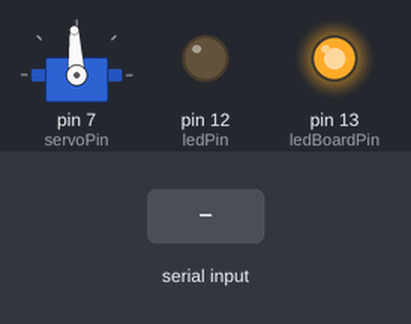
A sketch run on a simulated Arduino Uno, built with avr-gcc and run on an emulated ATmega328P. Parts: servo, output pins drawn as LEDs (lit = HIGH). The test bench sets the inputs (shaded band).

Above: at 1.1 s.
3.1 s: "t" received over Serial
At 5.3 s:
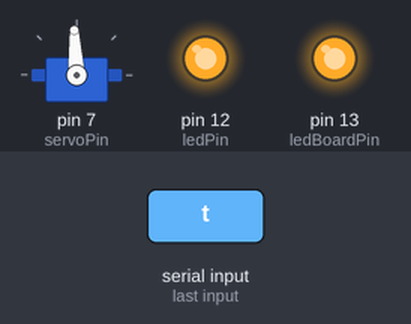
At 9.8 s:
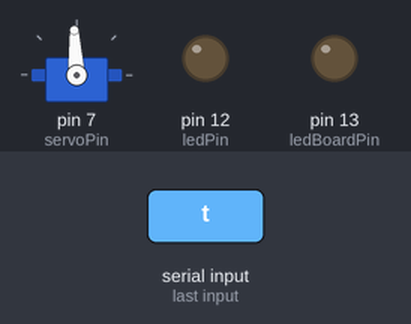
Timing chart, 0 to 11.5 s (numbered marks = the images above; inputs shaded):
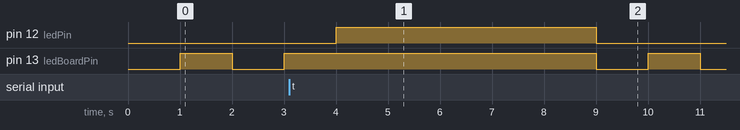

The sketch:

NAGA.ino
```cpp
/*
  MILO
 */

#include <Servo.h>           // Library for servos

//  PINS
const int ledBoardPin =  13;      // the number of the LED pin
const int ledPin = 12;
const int PIRPin = 8;
const int servoPin = 7;
const int buttonPin = 6;

//  Global
int alarmOn = 0;             // variable for reading the pushbutton status
Servo servo;                 // create servo object to control a servo


/*******************
 * Setup
*******************/
void setup() {
  //SETUP INPUT PINS
  //pinMode(PIRPin, INPUT);         //Input pin for PIR Sensor
  //pinMode(buttonPin, INPUT);      //Input pin for PIR Sensor

  //SETUP OUTPUT PINS
  pinMode(ledBoardPin, OUTPUT);        //Output pin for LED
  pinMode(ledPin, OUTPUT);        //Output pin for LED
  servo.attach(servoPin);      //Output pin for Servo

  servo.writeMicroseconds(1500);

  //SETUP SERIAL
  Serial.begin(9600);
}


/********************
 * Loop
********************/

void loop(){


   digitalWrite(ledBoardPin, LOW);
   delay(1000);
   digitalWrite(ledBoardPin, HIGH);
   delay(1000);

     char c;
  while(Serial.available()>0) {
    c = Serial.read();
    if(c == 't'){
      digitalWrite(ledPin, HIGH);
      delay(5000);
      digitalWrite(ledPin, LOW);
    }
    else if( c == 'r'){
      servo.writeMicroseconds(1550);
      delay(5000);
      Serial.print("open");
      //servo.writeMicroseconds(1500);
    }
    else if( c == 'l'){
      servo.writeMicroseconds(1450);
      delay(5000);
      Serial.print("open");

      //servo.writeMicroseconds(1500);
    }
    else if( c == 'c'){
      servo.writeMicroseconds(1500);
      delay(5000);
      Serial.print("close");

      //servo.writeMicroseconds(1500);
    }

  }

 /* if(digitalRead(buttonPin) == HIGH){
    servo.writeMicroseconds(1550);
  }
  else
  {
    servo.writeMicroseconds(1500);
  }


 */


  /*if(alarmOn == 0)
  {
    int PIRVal = digitalRead(PIRPin);
    if(PIRVal == HIGH)
    {
      Serial.write("PIR SENSOR: HIGH\n");
      Serial.write("ALARM HAS BEEN TRIGGERED!\n");
      alarmOn = 1;
    }
    else
    {
      Serial.write("PIR SENSOR: LOW\n");
    }
  }
  else
  {
    Serial.write("Please disable alarm within 15 seconds!\n");
    alarmOn = alarmOn + 1;
    if(alarmOn > 15)
    {
      Serial.write("Intruder Detected!\n");
    }
  }*/

  //delay(1000);


  /*
  SERVO CODE


  servo.writeMicroseconds(1550);
  delay(3000);
  servo.writeMicroseconds(1500);
  delay(3000);
  servo.writeMicroseconds(1450);
  delay(3000);
  servo.writeMicroseconds(1500);
  delay(3000);*/


}
```

Measured:
- after the input at 3.1 s, pin 12 (ledPin): LOW → HIGH after 0.90 s, → LOW 5.0 s later
